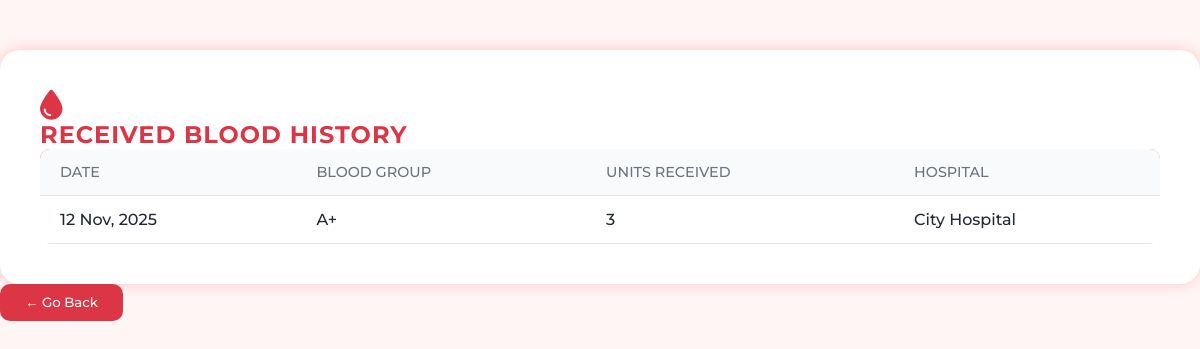
Page /received_history/ (signed in) on the earlier database version.
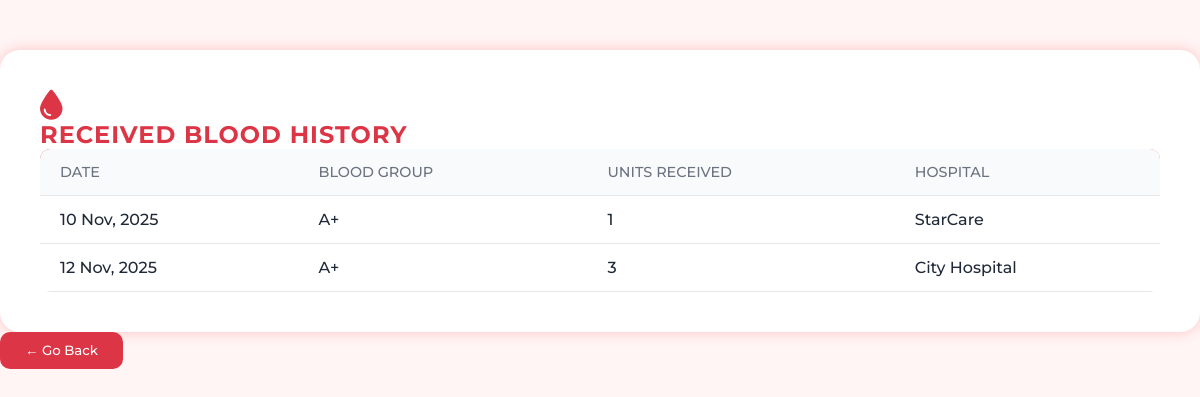
Same page on the later database version.
### blood_bank_app/models.py (models this page shows, shortened)
class BloodRequest(models.Model):
    URGENCY_CHOICES = [
        ('Normal', 'Normal'),
        ('Urgent', 'Urgent'),
        ('Emergency', 'Emergency'),
    ]
    STATUS_CHOICES = [
        ('Pending', 'Pending'),
        ('Approved', 'Approved'),
        ('Rejected', 'Rejected'),
    ]
    user = models.ForeignKey(User, on_delete=models.CASCADE)
    hospital_name = models.CharField(max_length=150,null=True)
    units_required = models.PositiveIntegerField(null=True)
    urgency = models.CharField(max_length=20, choices=URGENCY_CHOICES)
    required_date = models.DateField(validators=[validate_future_date])
    medical_condition = models.TextField(blank=True, null=True)
    status = models.CharField(max_length=20, choices=STATUS_CHOICES, default='Pending')
    created_at = models.DateTimeField(auto_now_add=True)

class PatientDetail(models.Model):
    BLOOD_GROUPS = [('A+','A+'),('A-','A-'),('B+','B+'),('B-','B-'),('AB+','AB+'),('AB-','AB-'),('O+','O+'),('O-','O-')]
    GENDER_CHOICES = [('Male','Male'),('Female','Female'),('Other','Other')]
    user = models.OneToOneField(User, on_delete=models.CASCADE,null=True)
    full_name = models.CharField(max_length=100,null=True)
    blood_group = models.CharField(max_length=3, choices=BLOOD_GROUPS)
    gender = models.CharField(max_length=10, choices=GENDER_CHOICES)
    date_of_birth = models.DateField()
    age = models.PositiveIntegerField()
    medical_condition = models.TextField()
    address = models.TextField()
    phone_number = models.CharField(max_length=15)
    profile_photo = models.ImageField(upload_to='patient_photos/', default='default.jpg')

### blood_bank_app/views.py (the view)
# urls.py: path('received_history/', views.received_history, name='received_history'),
@login_required
def received_history(request):
    received_requests = BloodRequest.objects.filter(
        user=request.user, status='Approved'
    ).order_by('-created_at')
    context = {
        'received_requests': received_requests
    }
    return render(request, 'patient/received_history.html', context)

### blood_bank_app/templates/patient/received_history.html (shortened to what this page needs)
{% extends 'master.html' %}
{% load static %}
{% block content %}
<div class="container history-container">
  <div class="text-center mb-4">
    <i class="fas fa-tint blood-icon"></i>
    <h2 class="title-heading">Received Blood History</h2>
  </div>
  {% if received_requests %}
    <table class="table table-bordered table-striped text-center align-middle">
      <thead>
        <tr>
          <th>Date</th>
          <th>Blood Group</th>
          <th>Units Received</th>
          <th>Hospital</th>
        </tr>
      </thead>
      <tbody>
        {% for req in received_requests %}
          <tr>
            <td>{{ req.required_date|date:"d M, Y" }}</td>
            <td>
              <span class="badge bg-danger fs-6">{{ req.user.patientdetail.blood_group }}</span>
            </td>
            <td>{{ req.units_required }}</td>
            <td>{{ req.hospital_name }}</td>
          </tr>
        {% endfor %}
      </tbody>
    </table>
  {% else %}
    <p class="text-center mt-4 no-data">No received history found.</p>
  {% endif %}
</div>
<div class="text-center mt-4">
    <button class="back-btn" onclick="window.history.back();">
      ← Go Back
    </button>
  </div>
{% endblock %}

Differences in the rows shown:
now on this page (row edited): BloodRequest: required_date "10 Nov, 2025", user.patientdetail.blood_group "A+", units_required "1", hospital_name "StarCare"
